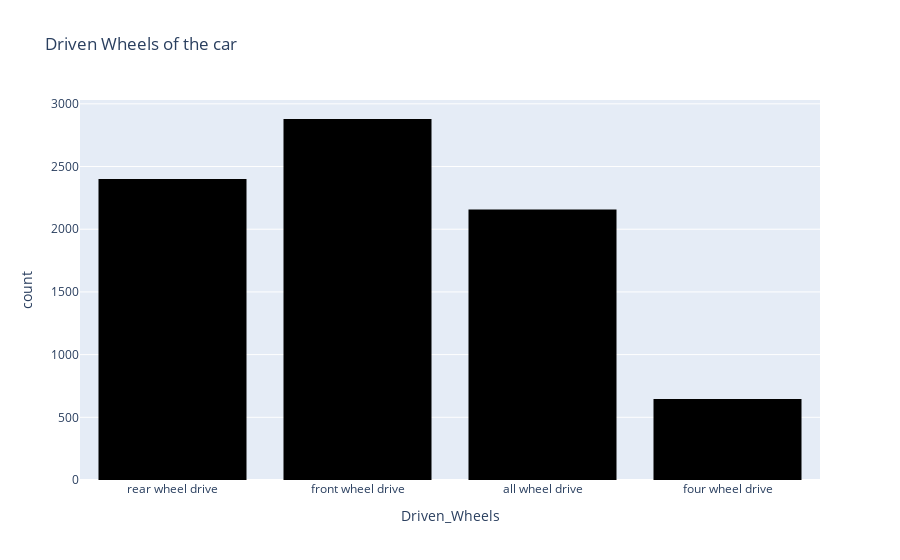

Here is the notebook cell this chart was saved with:
### Code cell
fig = px.histogram(df, x = 'Driven_Wheels',
                   labels= {'Driven_Wheels':'Driven_Wheels'},
                   title = 'Driven Wheels of the car',
                   color_discrete_sequence=['BLACK'])
fig.show()

### Figure 1 — Plotly figure (JSON) as saved in the notebook; plotly's stock layout.template omitted (floating-point values rounded to 4 significant figures; data arrays with more than 128 entries replaced by an {"elided": "..."} marker saying what was removed)
{"data": [{"alignmentgroup": "True", "bingroup": "x", "hovertemplate": "Driven_Wheels=%{x}<br>count=%{y}<extra></extra>", "legendgroup": "", "marker": {"color": "BLACK", "pattern": {"shape": ""}}, "name": "", "offsetgroup": "", "orientation": "v", "showlegend": false, "type": "histogram", "x": {"elided": "8084 str values"}, "xaxis": "x", "yaxis": "y"}], "layout": {"barmode": "relative", "legend": {"tracegroupgap": 0}, "title": {"text": "Driven Wheels of the car"}, "xaxis": {"anchor": "y", "domain": [0, 1], "title": {"text": "Driven_Wheels"}}, "yaxis": {"anchor": "x", "domain": [0, 1], "title": {"text": "count"}}}}
